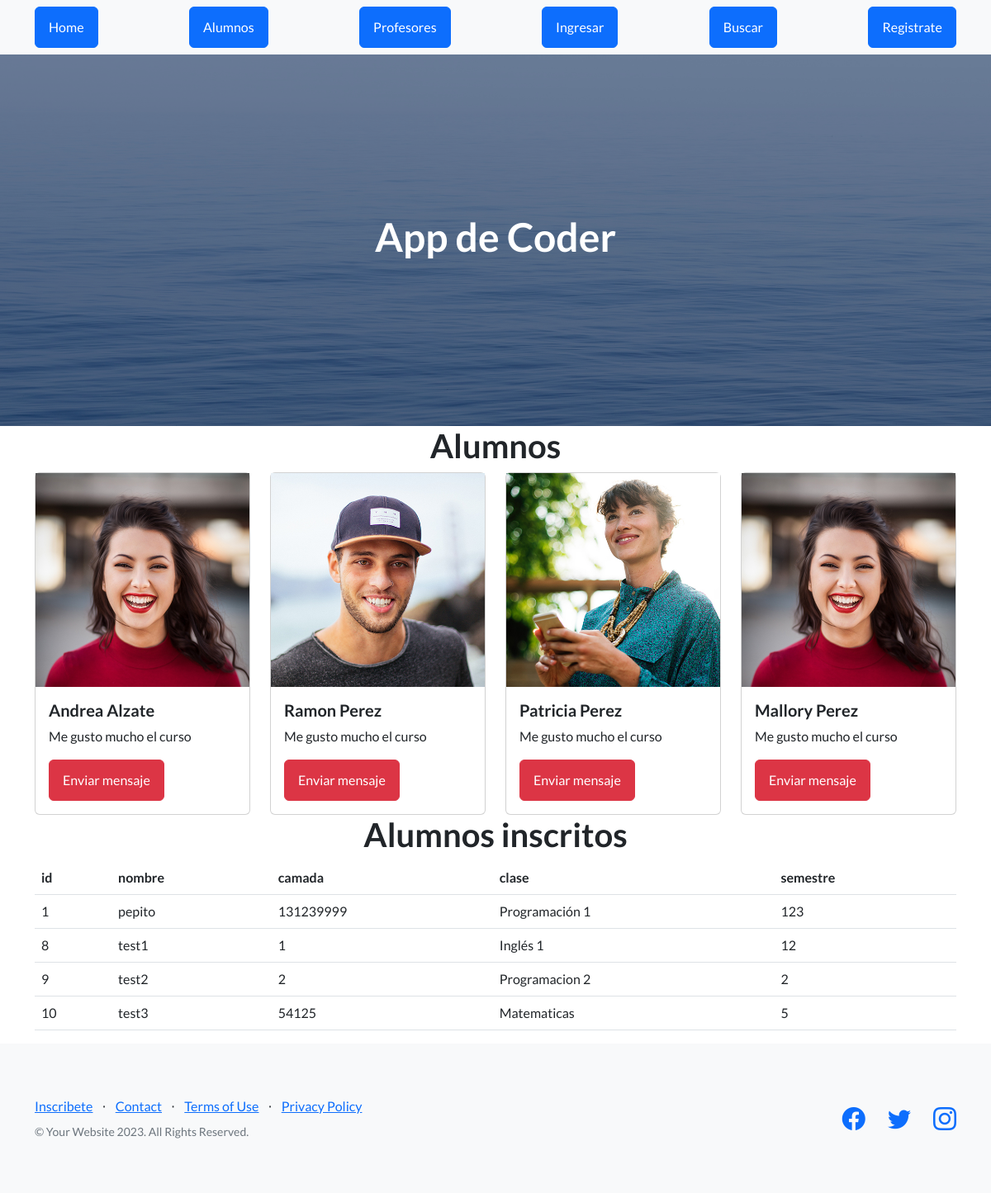
The app's page /AppCoder/alumnos with its own data.
### AppCoder/models.py (models this page shows, shortened)
class Alumnos(models.Model):
   nombre = models.CharField(max_length=40)
   camada = models.IntegerField()
   clase=models.CharField(max_length=40)
   semestre=models.IntegerField()

### AppCoder/views.py (the view)
# urls.py: path("alumnos",views.alumnos ,name="alumnos"),
def alumnos(request):
    alumnos = Alumnos.objects.all()
    avatares= Avatar.objects.filter(user=request.user.id)
    if avatares.exists():
        return render(request, "alumnos.html",{"alumnos":alumnos,"url":avatares[0].imagen.url})
    else:
        return render(request, "alumnos.html",{"alumnos":alumnos})

### AppCoder/template/alumnos.html (shortened to what this page needs)
{% extends 'padre.html' %} {% load static %} {% block contenido %}
<main class="container">
  <h1 class="text-center">Alumnos</h1>
  <div class="row">
    <div class="col-12 col-md-3">
      <div class="card">
        <img
          src="{% static 'AppCoder/assets/img/testimonials-1.jpg' %}"
          alt=""
        />
        <div class="card-body">
          <h5 class="card-title">Andrea Alzate</h5>
          <p class="card-text">Me gusto mucho el curso</p>
          <a class="btn btn-danger" href="">Enviar mensaje</a>
        </div>
      </div>
    </div>
    <div class="col-12 col-md-3">
      <div class="card">
        <img
          src="{% static 'AppCoder/assets/img/testimonials-2.jpg' %}"
          alt=""
        />
        <div class="card-body">
          <h5 class="card-title">Ramon Perez</h5>
          <p class="card-text">Me gusto mucho el curso</p>
          <a class="btn btn-danger" href="">Enviar mensaje</a>
        </div>
      </div>
    </div>
    <div class="col-12 col-md-3">
      <div class="card">
        <img
          src="{% static 'AppCoder/assets/img/testimonials-3.jpg' %}"
          alt=""
        />
        <div class="card-body">
          <h5 class="card-title">Patricia Perez</h5>
          <p class="card-text">Me gusto mucho el curso</p>
          <a class="btn btn-danger" href="">Enviar mensaje</a>
        </div>
      </div>
    </div>
    <div class="col-12 col-md-3">
      <div class="card">
        <img
          src="{% static 'AppCoder/assets/img/testimonials-1.jpg' %}"
          alt=""
        />
        <div class="card-body">
          <h5 class="card-title">Mallory Perez</h5>
          <p class="card-text">Me gusto mucho el curso</p>
          <a class="btn btn-danger" href="">Enviar mensaje</a>
        </div>
      </div>
    </div>
  </div>
  <div class="row">
    <div class="col 12 col-md-12">
      <h1 class="text-xl-center">Alumnos inscritos</h1>
      <table class="table">
        <thead>
          <tr>
            <th>id</th>
            <th>nombre</th>
            <th>camada</th>
            <th>clase</th>
            <th>semestre</th>
          </tr>
        </thead>
        <tbody>
          {% for n in alumnos %}
          <tr>
            <td>{{n.id}}</td>
            <td>{{n.nombre}}</td>
            <td>{{n.camada}}</td>
            <td>{{n.clase}}</td>
            <td>{{n.semestre}}</td>
        </tr>
          {% endfor %}
        </tbody>
      </table>
    </div>
  </div>
</main>
{% endblock %}

### records on screen
Alumnos: id "1", nombre "pepito", camada "131239999", clase "Programación 1", semestre "123"
Alumnos: id "8", nombre "test1", camada "1", clase "Inglés 1", semestre "12"
Alumnos: id "9", nombre "test2", camada "2", clase "Programacion 2", semestre "2"
Alumnos: id "10", nombre "test3", camada "54125", clase "Matematicas", semestre "5"
